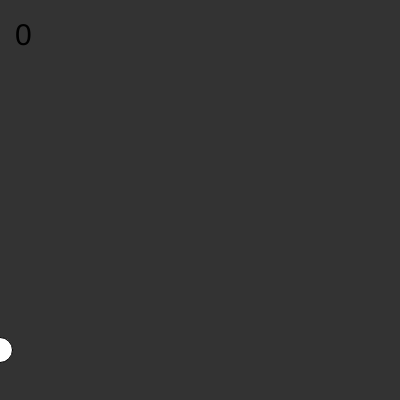
Frame 1 (no input)
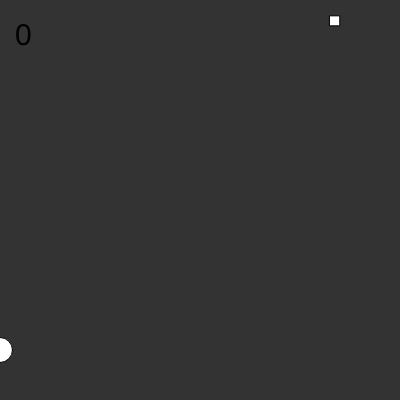
Frame 60 (no input)
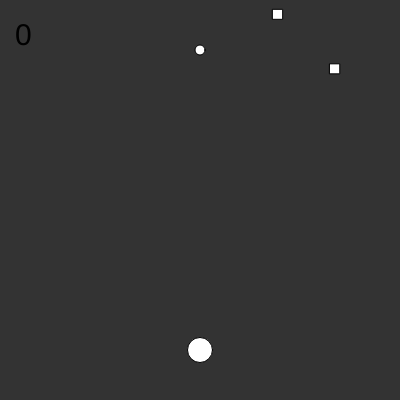
Frame 120 (the mouse pressed at the canvas centre since frame 60)

The p5.js sketch that drew these frames (run headless with seeded random() and noise() and a simulated clock; from frame 60 on, the mouse is pressed at the canvas centre):

// p5.js sketch
// ── sketch.js
let bullets = [];
let enemies = [];

//vars
let numberOfEnimies = 10;
let speedOfBullet = 5;
let speedOfenemies = 0.8;
let previousScore = 0;
let score = 0;
//game
function setup() {
  createCanvas(400, 400);
  for (let i = 0; i < numberOfEnimies; i++) {
    let enemy = {
      x: random(0, width),
      y: random(-400, 0),
    };
    enemies.push(enemy);
  }
}

function draw() {
  background(51);
  rectMode(CENTER);
  //draw the player

  circle(mouseX, height - 50, 25);
  //update and draw the bullet

  for (let bullet of bullets) {
    bullet.y -= speedOfBullet;
    circle(bullet.x, bullet.y, 10);
  }

  //draw enemy
  for (let enemy of enemies) {
    enemy.y += speedOfenemies;
    rect(enemy.x, enemy.y, 10);
    if (enemy.y > height) {
      text(`Sorry u lost.
Refresh to 
play again`,width/2,height/2)
      noLoop();
    }
  }
  //collisions
  for (let enemy of enemies) {
    for (let bullet of bullets) {
      if (dist(enemy.x, enemy.y, bullet.x, bullet.y) < 10 && bullet.y > 0) {
        enemies.splice(enemies.indexOf(enemy), 1);
        bullets.splice(bullets.indexOf(bullet), 1);

        let Newenemy = {
          x: random(0, width),
          y: random(-800, 0),
        };
        score++;
        enemies.push(Newenemy);
        document.querySelector(
          "#gameover"
        ).innerHTML = `Difficulty = ${Math.round(speedOfenemies * 10 - 7)}`;
        if (score - previousScore == 20) {
          speedOfenemies += 0.1;
          previousScore = score;
        }
      }
    }
  }
  textSize(30);

  text(score, 15, 45);
}

function mousePressed() {
  //spwan the bullet and adding to list
  let bullet = {
    x: mouseX,
    y: height - 50,
  };
  bullets.push(bullet);
}

// ── style.css
html,
body {
  margin: 0;
  padding: 0;
  display: flex;
  flex-direction: column;
  align-items: center;
  justify-content: center;
  background: rgb(0, 0, 0);
  color: rgb(255, 255, 255) ;
}
main {
  display: flex;
  align-items: center;
  justify-content: center;
  text-align: center;
  max-height: 90vh;
}
h1 {
  text-align: center;
  text-transform: uppercase;
  font: sans-serif;
  user-select: none;
}
h2,p{
  user-select: none;

}

canvas {
  display: block;
}
